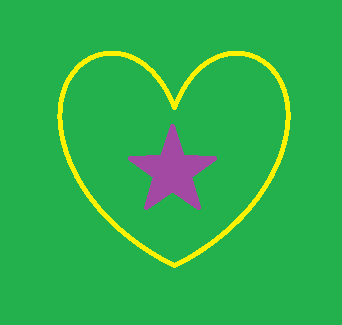
#> input picture capacitor.png, 342 x 325 px
$ python Laplaces_eqn_arbitrary_boundary_from_image.py
#> lines starting #> are read from the running program, lines starting #| are printed output that depends on the picture; after the words box and inside, x2 and y2 are one past the last pixel; in counts of white or black regions, pixels touching at a corner belong together
# -*- coding: utf-8 -*-
"""
Created on Fri Jan 21 17:12:19 2022

@author: GroH Von Hilfiger
"""

import numpy as np
import matplotlib.pyplot as plt
from matplotlib import animation
from mpl_toolkits.mplot3d import Axes3D
from matplotlib.animation import PillowWriter
from matplotlib import cm
from skimage import color
from skimage import io
import numba
from numba import jit
from mpl_toolkits.axes_grid1 import make_axes_locatable


"""
Boundary conditions
"""
img = color.rgb2gray(io.imread('capacitor.png'))
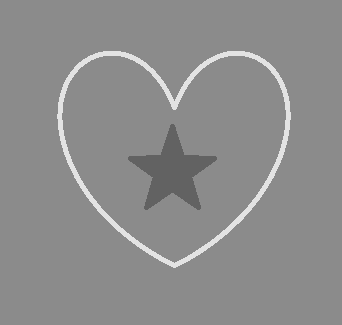
#> img: shape (325, 342) float64; min 0.387, max 0.891, mean 0.554
dimX, dimY = img.shape
#> dimX = 325; dimY = 342

edgeX = np.linspace(-1,1,dimY)
#> edgeX = 342 values from -1 to 1
edgeY = np.linspace(-1,1,dimX)
#> edgeY = 325 values from -1 to 1

# [4 lines of commented-out code are left out]

upper_y = 0*edgeX
#> upper_y = 342 values from 0 to 0
lower_y = 0*edgeX
#> lower_y = 342 values from 0 to 0
upper_x = 0*edgeY
#> upper_x = 325 values from 0 to 0
lower_x = 0*edgeY


#define the meshgrid

xx, yy = np.meshgrid(edgeX, edgeY)


#define the computational function

@numba.jit("f8[:,:](f8[:,:],b1[:,:], i8)", nopython=True, nogil=True)
def compute_potential(potential,fixed_bool, n_iter):
    lengthX, lengthY = potential.shape
    for n in range(n_iter):
        for i in range(1,lengthX-1):
            for j in range(1,lengthY-1):
                if(not fixed_bool[i,j]):
                    potential[i][j] = 1/4*(potential[i+1,j] + potential[i-1,j] +
                                           potential[i,j+1]+potential[i,j-1])

    return potential


#Set up the copmputation conditions

HV_bool = img<0.40
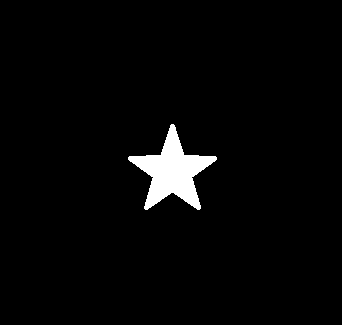
#> HV_bool: shape (325, 342) bool; 2.8% white; 1 white region, box (x1, y1, x2, y2) and area: (128, 124, 217, 210) 3109
LV_bool = img>0.86
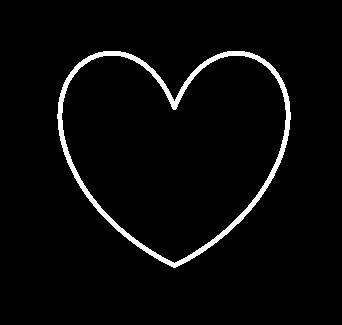
#> LV_bool: shape (325, 342) bool; 3.4% white; 1 white region, box (x1, y1, x2, y2) and area: (57, 51, 291, 268) 3750
fixed_bool = HV_bool + LV_bool
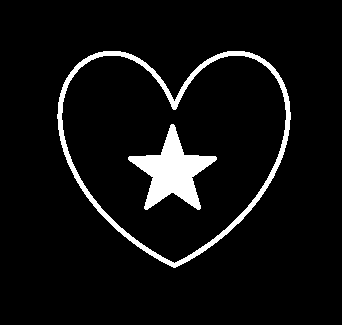
#> fixed_bool: shape (325, 342) bool; 6.2% white; 2 white regions, box (x1, y1, x2, y2) and area: (57, 51, 291, 268) 3750, (128, 124, 217, 210) 3109
fixed_pot = img

plt.contourf(img)
plt.colorbar()

potential = np.zeros((dimX,dimY))
potential[0,:] = lower_y
#> potential: shape (325, 342) float64; every value is 0
potential[-1,:] = upper_y
#> potential: shape (325, 342) float64; every value is 0
potential[:,0] = lower_x
#> potential: shape (325, 342) float64; every value is 0
potential[:,-1] = upper_x
#> potential: shape (325, 342) float64; every value is 0
potential[fixed_bool] = fixed_pot[fixed_bool]
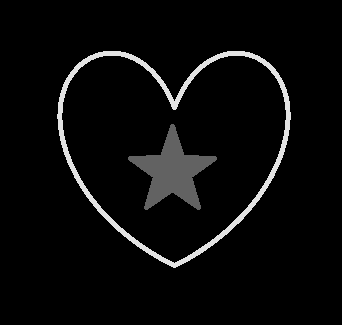
#> potential: shape (325, 342) float64; min 0, max 0.891, mean 0.0409

##Solve for potential
#> (the run stopped early here; a loop or call above may not have finished)
